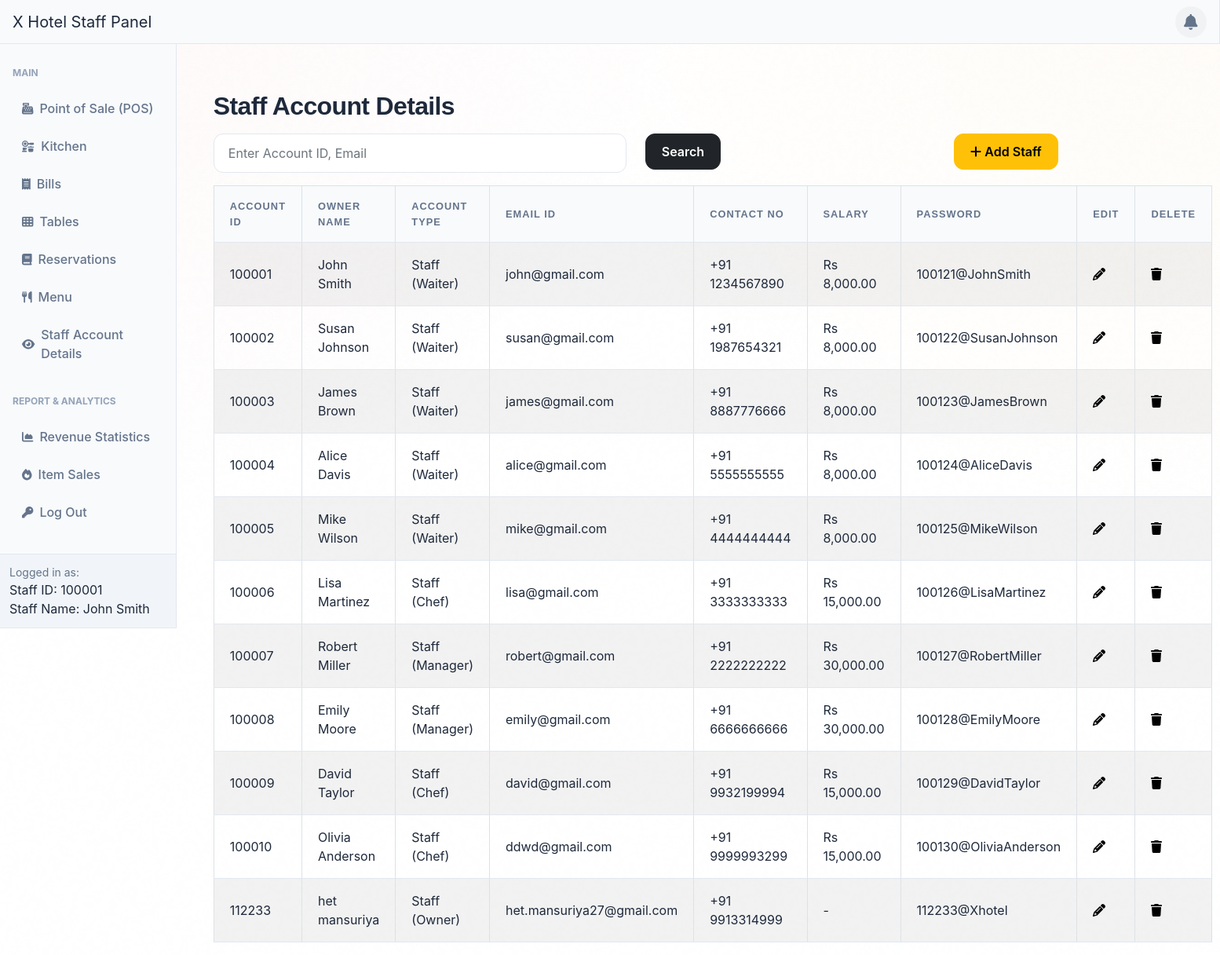
/adminSide/panel/account-panel.php (signed in), run on the app's committed database.
### tables this page shows
CREATE TABLE `staffs` (
  `staff_id` int NOT NULL AUTO_INCREMENT,
  `staff_name` varchar(255) DEFAULT NULL,
  `role` varchar(255) DEFAULT NULL,
  `account_id` int DEFAULT NULL,
  PRIMARY KEY (`staff_id`),
  KEY `account_id` (`account_id`),
  CONSTRAINT `staffs_ibfk_1` FOREIGN KEY (`account_id`) REFERENCES `accounts` (`account_id`)
);

CREATE TABLE `accounts` (
  `account_id` int NOT NULL AUTO_INCREMENT,
  `name` varchar(255) DEFAULT NULL,
  `email` varchar(255) DEFAULT NULL,
  `register_date` date DEFAULT NULL,
  `phone_number` varchar(255) DEFAULT NULL,
  `salary` decimal(10,2) DEFAULT NULL,
  `password` varchar(255) DEFAULT NULL,
  PRIMARY KEY (`account_id`)
);

### adminSide/panel/account-panel.php (the view, shortened to what this page needs)
<?php include '../inc/dashHeader.php'; ?>
<div class="wrapper">
    <div class="container-fluid pt-5 pl-600">
        <div class="row">
            <div class="m-50">
                <div class="mt-5 mb-3">
                    <h2 class="pull-left">Staff Account Details</h2>
                </div>
                <div class="mb-3">
                    <form method="POST" action="#">
                        <div class="row">
                            <div class="col-md-6">
                                <input required type="text" id="search" name="search" class="form-control" placeholder="Enter Account ID, Email">
                            </div>
                            <div class="col-md-3">
                                <button type="submit" class="btn btn-dark">Search</button>
                            </div>
                            <div class="col" style="text-align: right;" >
                                <a href="../accountCrud/createStaffAccount.php" class="btn btn-warning font-weight-bold"><i class="fa fa-plus"></i> Add Staff</a>
                            </div>
                        </div>
                    </form>
                </div>
                <?php
                require_once "../config.php";
                if (isset($_POST['search'])) {
                    if (!empty($_POST['search'])) {
                        $search = $_POST['search'];
                        $sql = "SELECT A.*, S.staff_name, S.role AS staff_role
                                FROM Accounts A
                                LEFT JOIN Staffs S ON A.account_id = S.account_id
                                WHERE A.email LIKE '%$search%' OR A.account_id LIKE '%$search%' OR S.staff_name LIKE '%$search%' OR A.name LIKE '%$search%'
                                ORDER BY A.account_id;";
                    } else {
                        $sql = "SELECT A.*, S.staff_name, S.role AS staff_role
                                FROM Accounts A
                                LEFT JOIN Staffs S ON A.account_id = S.account_id
                                ORDER BY A.account_id;";
                    }
                } else {
                    $sql = "SELECT A.*, S.staff_name, S.role AS staff_role
                            FROM Accounts A
                            LEFT JOIN Staffs S ON A.account_id = S.account_id
                            ORDER BY A.account_id;";
                }
                if ($result = mysqli_query($link, $sql)) {
                    if (mysqli_num_rows($result) > 0) {
                        echo '<table class="table table-bordered table-striped">';
                        echo "<thead>";
                        echo "<tr>";
                        echo "<th>Account ID</th>";
                        echo "<th>Owner Name</th>";
                        echo "<th>Account Type</th>";
                        echo "<th>Email ID</th>";
                        echo "<th style='width: 160px;'>Contact No</th>";
                        echo "<th style='width: 100px;'>Salary</th>";
                        echo "<th style='width: 220px;'>Password</th>";
                        echo "<th style='width:5em;'>Edit</th>";
                        echo "<th style='width:5em;'>Delete</th>";
                        echo "</tr>";
                        echo "</thead>";
                        echo "<tbody>";
                        while ($row = mysqli_fetch_array($result)) {
                            $owner = 'N/A';
                            $type = 'Customer';
                            if (!empty($row['staff_name'])) {
                                $owner = $row['staff_name'];
                                $type = 'Staff (' . $row['staff_role'] . ')';
                            } elseif (!empty($row['name'])) {
                                $owner = $row['name'];
                                $type = 'Customer';
                            }
                            echo "<tr>";
                            echo "<td>" . $row['account_id'] . "</td>";
                            echo "<td>" . htmlspecialchars($owner) . "</td>";
                            echo "<td>" . htmlspecialchars($type) . "</td>";
                            $salaryDisplay = ($row['salary'] !== null) ? "Rs " . number_format($row['salary'], 2) : "-";
                            echo "<td>" . $row['email'] . "</td>";
                            echo "<td>" . $row['phone_number'] . "</td>";
                            echo "<td class='font-weight-bold text-success'>" . $salaryDisplay . "</td>";
                            echo "<td>" . $row['password'] . "</td>";
                            echo "<td>";
                            echo '<a href="../accountCrud/updateAccountVerify.php?id=' . $row['account_id'] . '" title="Modify Record" data-toggle="tooltip" onclick="return confirm(\'Admin permission Required!\n\nAre you sure you want to Edit this Account?\')"><i class="fa fa-pencil" aria-hidden="true"></i></a>';
                            echo "</td>";
                            echo "<td>";
                            echo '<a href="../accountCrud/deleteAccountVerify.php?id=' . $row['account_id'] . '" title="Delete Record" data-toggle="tooltip" onclick="return confirm(\'Admin permission Required!\n\nAre you sure you want to delete this Account?\n\nThis will alter other modules related to this Account!\n\')"><span class="fa fa-trash text-black"></span></a>';
                            echo "</td>";
                            echo "</tr>";
                        }
                        echo "</tbody>";
                        echo "</table>";
                    } else {
                        echo '<div class="alert alert-danger"><em>No records were found.</em></div>';
                    }
                } else {
                    echo "Oops! Something went wrong. Please try again later.";
                }
                ?>
            </div>
        </div>
    </div>
</div>
<?php include '../inc/dashFooter.php'; ?>

### adminSide/panel/account-panel.php (style rules this page uses)
.wrapper { width: 1300px; padding-left: 200px; padding-top: 20px }

### data on the page
staffs: account.account_id "100001", staff_name "John Smith", role "Staff (Waiter)", account.email "john@gmail.com", account.phone_number "+91 1234567890", account.salary "Rs 8,000.00", account.password "100121@JohnSmith"
staffs: account.account_id "100002", staff_name "Susan Johnson", role "Staff (Waiter)", account.email "susan@gmail.com", account.phone_number "+91 1987654321", account.salary "Rs 8,000.00", account.password "100122@SusanJohnson"
staffs: account.account_id "100003", staff_name "James Brown", role "Staff (Waiter)", account.email "james@gmail.com", account.phone_number "+91 8887776666", account.salary "Rs 8,000.00", account.password "100123@JamesBrown"
staffs: account.account_id "100004", staff_name "Alice Davis", role "Staff (Waiter)", account.email "alice@gmail.com", account.phone_number "+91 5555555555", account.salary "Rs 8,000.00", account.password "100124@AliceDavis"
staffs: account.account_id "100005", staff_name "Mike Wilson", role "Staff (Waiter)", account.email "mike@gmail.com", account.phone_number "+91 4444444444", account.salary "Rs 8,000.00", account.password "100125@MikeWilson"
staffs: account.account_id "100006", staff_name "Lisa Martinez", role "Staff (Chef)", account.email "lisa@gmail.com", account.phone_number "+91 3333333333", account.salary "Rs 15,000.00", account.password "100126@LisaMartinez"
staffs: account.account_id "100007", staff_name "Robert Miller", role "Staff (Manager)", account.email "robert@gmail.com", account.phone_number "+91 2222222222", account.salary "Rs 30,000.00", account.password "100127@RobertMiller"
staffs: account.account_id "100008", staff_name "Emily Moore", role "Staff (Manager)", account.email "emily@gmail.com", account.phone_number "+91 6666666666", account.salary "Rs 30,000.00", account.password "100128@EmilyMoore"
staffs: account.account_id "100009", staff_name "David Taylor", role "Staff (Chef)", account.email "david@gmail.com", account.phone_number "+91 9932199994", account.salary "Rs 15,000.00", account.password "100129@DavidTaylor"
staffs: account.account_id "100010", staff_name "Olivia Anderson", role "Staff (Chef)", account.email "ddwd@gmail.com", account.phone_number "+91 9999993299", account.salary "Rs 15,000.00", account.password "100130@OliviaAnderson"
staffs: account.account_id "112233", staff_name "het mansuriya", role "Staff (Owner)", account.email "het.mansuriya27@gmail.com", account.phone_number "+91 9913314999", account.salary "-", account.password "112233@Xhotel"

### other printed values
$_SESSION['logged_account_id'] "100001"
$_SESSION['logged_staff_name'] "John Smith"
